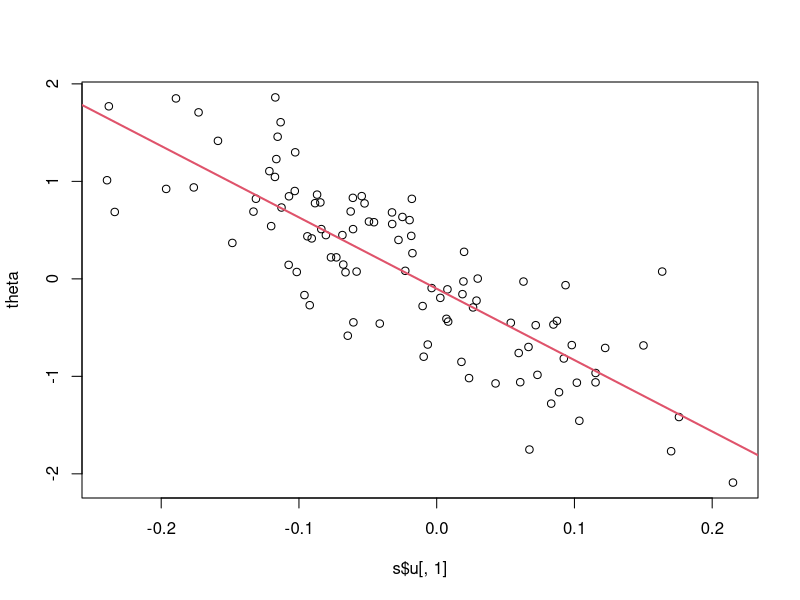

Recreate this plot in R.
## R_Demo_Measurement_SVD.R
##########################################################################
## INSTRUCTOR: Christopher Fariss
## COURSE NAME: Programming and Simulation Methods for Computational Social Science (2W)
## University of Essex Summer School 2024
##
## Date: 2024-07-22
##
## Please e-mail me if you find any errors or have and suggestions (either email is fine)
## e-mail: cjf0006@gmail.com
## e-mail: cjfariss@umich.edu
##
##########################################################################
##
## Introduction to tutorial:
##
## (1) Review some linear algebra functions (inner and outer product functions and alternatives)
##
## (2) The Hilbert function (proofs are elsewhere)
##
## (3) Introduce Singular Value Decomposition (SVD)
##
## SVD is a linear factorization of a matrix that generalizes the eigen decomposition of a square normal matrix to any matrix via an extension of the polar decomposition.
##
## This is a lot! And beyond the scope of the course (it is still fun and interesting though).
##
## We could spend a couple weeks unpacking all of these ideas.
##
## R contains fast and efficient linear algebra functions (based in Fortran code from the 1950s/1960s) so it is easy to explore.
## 
## Unlike a latent variable model, we are looking for a set of matrices that are smaller in dimension than the original set of observed variables that can nearly fully characterize the original data. It turns out though that the first dimension of the SVD is highly correlated with the a simulated latent variable that produces the observed variables. SVD is also used to reduce the dimensionality of observed data that enter machine learning models.
##
##########################################################################

## linear algebra is a just a set of rules/algorithms for combining numeric information in vectors and matrices


## generate a vector (use coordinates to start but can be any values)
x <- 1:5

## inner product from linear alegbra using the %*% operator
x %*% x

## why is it the "inner" product?
## because we sum the pairwise products of all values in the relevant dimension of the two objects
## inner product is equivalent to this rule:

## pairwise products from the vector x and the vector x
x*x

## sum of pairwise products from the vector x and the vector x (i.e., the inner product)
sum(x*x)

## outer product from linear alegbra using the %o% operator
x %o% x

## why is it the "outer" product?
## because we calculate the product of all pairs of coordinates in the relevant dimension of the two objects
## outer product function
outer(x,x,"*")

## alternative uses of the outer() function (apply the function to all row and column coordinates)
outer(x,x,"^")
outer(x,x,"+")
outer(x,x,"-")
outer(x,x,"/")

## now using the coordinates
outer(x-1, x, "+")

1/outer(x-1, x, "+")

## define the Hilbert function
## which uses the outer product (using the sum function)
## which is calculated using coordinates and (coordinate -1) pairs from a 1D vector of coordinates 1:n
Hilbert_func <- function(n) {
    i <- 1:n
    return(1 / outer(i - 1, i, "+"))
}

Hilbert_func(5)


## example from R
x <- Hilbert_func(9)[, 1:6]
x

## SVD
s <- svd(x)
s

D <- diag(s$d)
D

##
s$u %*% D %*% t(s$v) #  X = U D V'

##
t(s$u) %*% x %*% s$v #  D = U' X V


## let's try to reproduce SVD
n <- 100
theta <- rnorm(n,0,1)

## set parameters for each item
## alpha (the intercept) is the difficulty parameter or base-line probability of 1
## beta (the slope) is the discrimination parameter or the strength of the relationship
## between the estimated latent trait theta and the individual item

## item 1 is the most difficult and least informative item
alpha1 <- -1.000000
beta1 <- 1.000000

## item 2 is of medium difficulty relative to the two other items
## it is also the same level of informativeness as item1
alpha2 <- 0.000000
beta2 <- 1.000000

## item 3 is the least difficult item but is also the most informative
## these statements are each relative to the other items in the model
alpha3 <- 1.000000
beta3 <- 1.000000

## define k as the number of items
k <- 3

## linear terms of the item specific models f() that link the latent trait to the items
x1 <- alpha1 + beta1 * theta + rnorm(n)
x2 <- alpha2 + beta2 * theta + rnorm(n)
x3 <- alpha3 + beta3 * theta + rnorm(n)


## create matrix of observed items
x <- cbind(x1, x2, x3)

## recover theta via the decomposition of x with SVD
s <- svd(x)
s
D <- diag(s$d)
D

##
s$u %*% D %*% t(s$v) #  X = U D V'
t(s$u) %*% x %*% s$v #  D = U' X V

## this is D
diag(t(s$u) %*% x %*% s$v)
D

## compare the first 6 rows in each matrix
head(s$u)
head(x)


## comparing the singular values of U to theta
cor(s$u[,1], theta)
cor(s$u[,2], theta)
cor(s$u[,3], theta)

## contrast the correlations from the original observed variables (note the change)
cor(x[,1], theta)
cor(x[,2], theta)
cor(x[,3], theta)


## plot theta and the first dimension of the SVD solution
par(mfrow=c(1,1))
plot(y=theta, x=s$u[,1])
abline(reg=lm(theta~I(s$u[,1])), col=2, lwd=2)
